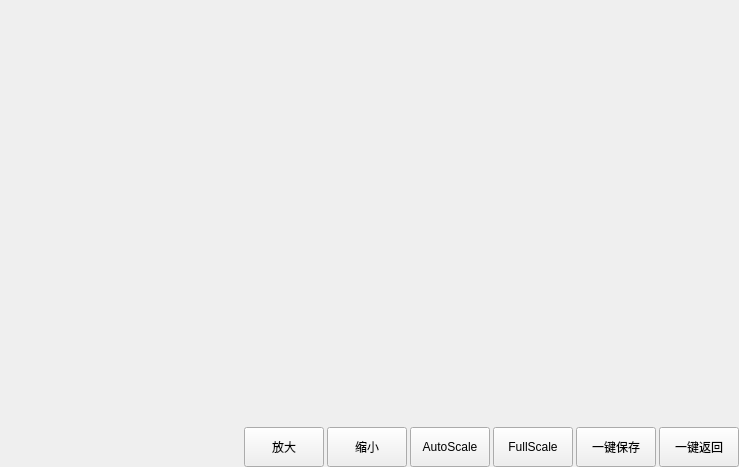
<?xml version="1.0" encoding="UTF-8"?>
<ui version="4.0">
 <class>frmPlotPanel</class>
 <widget class="QWidget" name="frmPlotPanel">
  <property name="geometry">
   <rect>
    <x>0</x>
    <y>0</y>
    <width>739</width>
    <height>467</height>
   </rect>
  </property>
  <property name="windowTitle">
   <string>Form</string>
  </property>
  <layout class="QVBoxLayout" name="verticalLayout">
   <property name="leftMargin">
    <number>0</number>
   </property>
   <property name="topMargin">
    <number>0</number>
   </property>
   <property name="rightMargin">
    <number>0</number>
   </property>
   <property name="bottomMargin">
    <number>0</number>
   </property>
   <item>
    <widget class="QWidget" name="widgetPlot" native="true">
     <property name="sizePolicy">
      <sizepolicy hsizetype="Preferred" vsizetype="Expanding">
       <horstretch>0</horstretch>
       <verstretch>0</verstretch>
      </sizepolicy>
     </property>
     <layout class="QVBoxLayout" name="layout">
      <property name="leftMargin">
       <number>0</number>
      </property>
      <property name="topMargin">
       <number>0</number>
      </property>
      <property name="rightMargin">
       <number>0</number>
      </property>
      <property name="bottomMargin">
       <number>0</number>
      </property>
     </layout>
    </widget>
   </item>
   <item>
    <widget class="QWidget" name="widgetBtn" native="true">
     <property name="minimumSize">
      <size>
       <width>0</width>
       <height>40</height>
      </size>
     </property>
     <property name="maximumSize">
      <size>
       <width>16777215</width>
       <height>40</height>
      </size>
     </property>
     <layout class="QHBoxLayout" name="horizontalLayout">
      <property name="spacing">
       <number>3</number>
      </property>
      <property name="leftMargin">
       <number>0</number>
      </property>
      <property name="topMargin">
       <number>0</number>
      </property>
      <property name="rightMargin">
       <number>0</number>
      </property>
      <property name="bottomMargin">
       <number>0</number>
      </property>
      <item>
       <spacer name="horizontalSpacer">
        <property name="orientation">
         <enum>Qt::Horizontal</enum>
        </property>
        <property name="sizeHint" stdset="0">
         <size>
          <width>291</width>
          <height>20</height>
         </size>
        </property>
       </spacer>
      </item>
      <item>
       <widget class="QPushButton" name="btnAdd">
        <property name="sizePolicy">
         <sizepolicy hsizetype="Minimum" vsizetype="Expanding">
          <horstretch>0</horstretch>
          <verstretch>0</verstretch>
         </sizepolicy>
        </property>
        <property name="text">
         <string>放大</string>
        </property>
       </widget>
      </item>
      <item>
       <widget class="QPushButton" name="btnDec">
        <property name="sizePolicy">
         <sizepolicy hsizetype="Minimum" vsizetype="Expanding">
          <horstretch>0</horstretch>
          <verstretch>0</verstretch>
         </sizepolicy>
        </property>
        <property name="text">
         <string>缩小</string>
        </property>
       </widget>
      </item>
      <item>
       <widget class="QPushButton" name="btnAuto">
        <property name="sizePolicy">
         <sizepolicy hsizetype="Minimum" vsizetype="Expanding">
          <horstretch>0</horstretch>
          <verstretch>0</verstretch>
         </sizepolicy>
        </property>
        <property name="text">
         <string>AutoScale</string>
        </property>
       </widget>
      </item>
      <item>
       <widget class="QPushButton" name="btnFull">
        <property name="sizePolicy">
         <sizepolicy hsizetype="Minimum" vsizetype="Expanding">
          <horstretch>0</horstretch>
          <verstretch>0</verstretch>
         </sizepolicy>
        </property>
        <property name="text">
         <string>FullScale</string>
        </property>
       </widget>
      </item>
      <item>
       <widget class="QPushButton" name="btnSaveData">
        <property name="sizePolicy">
         <sizepolicy hsizetype="Minimum" vsizetype="Expanding">
          <horstretch>0</horstretch>
          <verstretch>0</verstretch>
         </sizepolicy>
        </property>
        <property name="text">
         <string>一键保存</string>
        </property>
       </widget>
      </item>
      <item>
       <widget class="QPushButton" name="btnReturn">
        <property name="sizePolicy">
         <sizepolicy hsizetype="Minimum" vsizetype="Expanding">
          <horstretch>0</horstretch>
          <verstretch>0</verstretch>
         </sizepolicy>
        </property>
        <property name="text">
         <string>一键返回</string>
        </property>
       </widget>
      </item>
     </layout>
    </widget>
   </item>
  </layout>
 </widget>
 <resources/>
 <connections/>
</ui>
